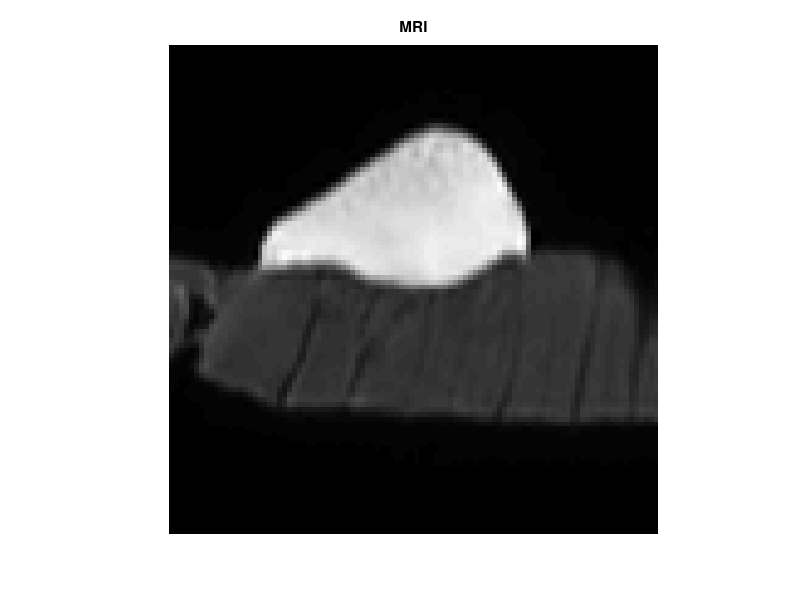
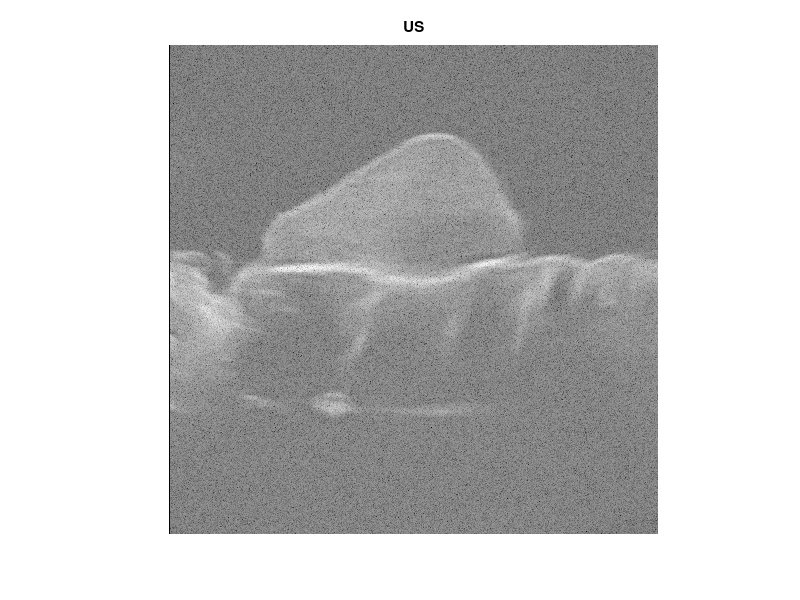

Recreate these plots in MATLAB, in order. (Note: this script raises an error after producing the figures.)
%**************************************************************************
%% Fusion of magnetic resonance and ultrasound images for endometriosis detection
% Author: Oumaima El Mansouri (2019 Oct.)
% University of Toulouse, IRIT/INP-ENSEEIHT
% Email: oumaima.el-mansouri@irit.fr
%
% Copyright (2020): Oumaima El Mansouri, Fabien Vidal, Adrian~Basarab, Denis Kouamé, Jean-Yves Tourneret.
% 
% Permission to use, copy, modify, and distribute this software for
% any purpose without fee is hereby granted, provided that this entire
% notice is included in all copies of any software which is or includes
% a copy or modification of this software and in all copies of the
% supporting documentation for such software.
% This software is being provided "as is", without any express or
% implied warranty.  In particular, the authors do not make any
% representation or warranty of any kind concerning the merchantability
% of this software or its fitness for any particular purpose."
% 
% This set of MATLAB files contain an implementation of the algorithms
% described in the following paper (Without backtracking step):
% 
% [1] EL MANSOURI, Oumaima, VIDAL, Fabien, BASARAB, Adrian, et al. Fusion of magnetic resonance and ultrasound images 
% for endometriosis detection. IEEE Transactions on Image Processing, 2020, vol. 29, p. 5324-5335.
%************************************************************************** 

close all
clear
clc

% Path
addpath ./images ;
addpath ./utils ;

%% Load or read images
% if needed resize MRI and US images (Nus = d*Nmri), in this example d = 6
% (d is an integer)
load('images/Data1/irm.mat') ; %MRI image
load('images/Data1/us.mat') ; % US image

%% Display observations
figure ; imshow(irm, []) ; title('MRI') ;
figure ; imshow(us, []) ; title('US') ;

% Compute the polynomial coefficients
estimate_c ;
output_args = cest ;
c = abs(output_args) ;

%% Image normalization
ym = double(irm)./double(max(irm(:))) ;
yu = double(us)./double(max(us(:))) ;

%% Initialization of PALM
d = 6 ; %MRI and US must have the same size
xm0 = imresize(ym, d, 'bicubic') ; %MRI bicubic interpolation
figure ; imshow(xm0, []) ; title('MRI super-resolution') ; 

%US denoising
net = denoisingNetwork('DnCNN') ;
xu0 = denoiseImage(yu, net) ;
figure ; imshow(xu0, []) ; title('US denoising') ; 

%% Regularization parameters
% Tune these parameters for PALM convergence
tau1 = 1e-12 ;
tau2 = 1e-15 ;
tau3 = 1e-4 ;
tau4 = 2e-4 ;

%% Fusion of MRI and US images
[x2] = FusionPALM(ym, xu0, c, tau1, tau2, tau3, tau4, d, true) ;
